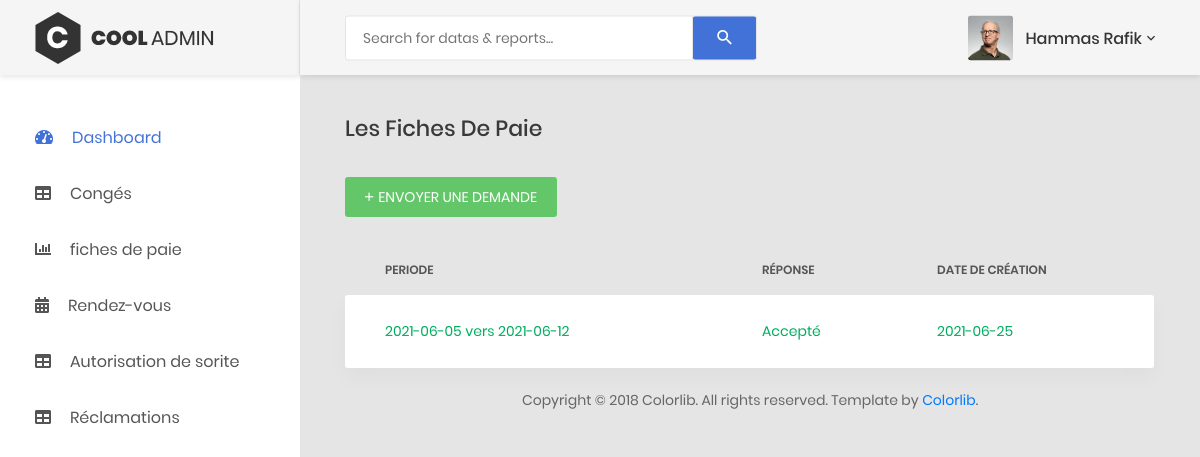
/personnel/fdp.php (signed in), run on an earlier commit of the app's database.
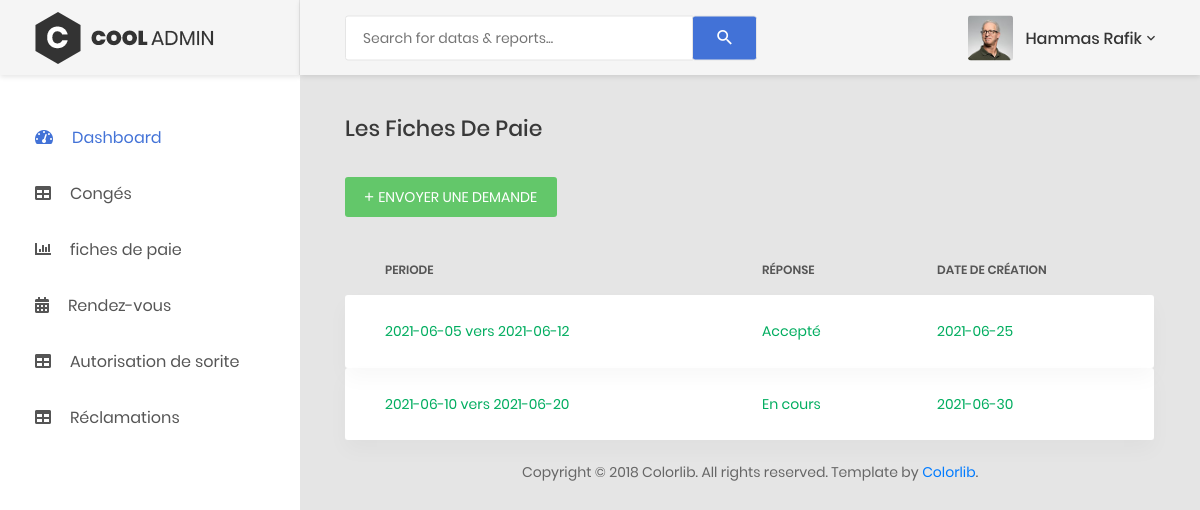
And on a later commit of the database.
### tables this page shows
CREATE TABLE `personnel` (
  `pid` int(100) NOT NULL,
  `matricule` varchar(250) NOT NULL,
  `nom` varchar(250) NOT NULL,
  `prenom` varchar(250) NOT NULL,
  `email` varchar(250) NOT NULL,
  `motdepasse` varchar(250) NOT NULL,
  `datenaissance` varchar(250) NOT NULL,
  `adresse` varchar(250) NOT NULL,
  `dateembauche` varchar(250) NOT NULL,
  `poste` varchar(250) NOT NULL,
  `creation` varchar(250) NOT NULL,
  `statut` int(100) NOT NULL
);

CREATE TABLE `fdp` (
  `fpid` int(100) NOT NULL,
  `pid` int(100) NOT NULL,
  `periode` varchar(250) NOT NULL,
  `reponse` varchar(250) NOT NULL,
  `created` varchar(250) NOT NULL
);

### personnel/inc/config.php (called while the page is built, shortened)
<?php
	  if(isset($_SESSION["personnel"])){
	  $userid = $_SESSION["personnel"];
	}
	else{
		$userid="";
	}
	?>

### personnel/inc/user.php (called while the page is built, shortened)
<?php
	function Getpersonnel($conn,$pid)
	{
		$sqlq = mysqli_query($conn,"SELECT * FROM `personnel` WHERE `pid`=$pid");
        $rowpersonnels =mysqli_fetch_array($sqlq);
		$personnels['matricule'] = $rowpersonnels['matricule'];
		$personnels['nom'] = $rowpersonnels['nom'];
		$personnels['prenom'] = $rowpersonnels['prenom'];
		$personnels['email'] = $rowpersonnels['email'];
        $personnels['motdepasse'] = $rowpersonnels['motdepasse'];
		$personnels['datenaissance'] = $rowpersonnels['datenaissance'];
        $personnels['adresse'] = $rowpersonnels['adresse'];
        $personnels['dateembauche'] = $rowpersonnels['dateembauche'];
        $personnels['poste'] = $rowpersonnels['poste'];
        $personnels['creation'] = $rowpersonnels['creation'];
        $personnels['statut'] = $rowpersonnels['statut'];
		return $personnels;
	}
?>

### personnel/inc/fiche.php (called while the page is built, shortened)
<?php
function GetfdpList($conn,$pid)
{
    $sqlq = mysqli_query($conn,"SELECT fdp.fpid, fdp.pid, fdp.periode, fdp.reponse, fdp.created FROM fdp INNER JOIN personnel on personnel.pid = fdp.pid where fdp.pid=$pid");
    $data =array();
    while($row =mysqli_fetch_assoc($sqlq))
    {
        $data[] = $row;
    }
    return $data;
}
?>

### personnel/fdp.php (the view, shortened to what this page needs)
<?php include('components/header.php') ?>
        <div class="main-content">
          <div class="section__content section__content--p30">
            <div class="container-fluid">
              <div class="row">
                <div class="col-md-12">
                  <h3 class="title-5 m-b-35">Les fiches de paie</h3>
                  <div class="table-data__tool">
                    <div class="table-data__tool-right">
                      <a
                        href="#"
                        data-toggle="modal"
                        data-target="#newdemande"
                        class="au-btn au-btn-icon au-btn--green au-btn--small"
                      >
                        <i class="zmdi zmdi-plus"></i>Envoyer une demande
                      </a>
                    </div>
                  </div>
                  <div class="table-responsive table-responsive-data2">
                    <table class="table table-data2">
                      <thead>
                        <tr>
                          <th>Periode</th>
                          <th>Réponse</th>
                          <th>Date de création</th>
                        </tr>
                      </thead>
                      <tbody>
                      <?php $congedata= GetfdpList($conn,$userid);
                        foreach($congedata as $cog) {
                      ?>
                        <tr class="tr-shadow">
                          <td>
                            <span class="status--process"><?php echo $cog['periode']; ?></span>
                          </td>
                          <td>
                          <?php
                          if($cog['reponse'] ==0){
                            echo'<span class="status--process">Refusé</span>';
                          } elseif($cog['reponse'] ==1){
                            echo'<span class="status--process">En cours</span>';
                           }
                          elseif($cog['reponse'] ==2){
                            echo'<span class="status--process">Accepté</span>';
                          }
                          ?>
                          </td>
                          <td>
                            <span class="status--process"><?php echo $cog['created']; ?></span>
                          </td>
                        </tr>
                        <?php } ?>
                      </tbody>
                    </table>
                  </div>
                </div>
              </div>
              <div class="row">
                <div class="col-md-12">
                  <div class="copyright">
                    <p>
                      Copyright © 2018 Colorlib. All rights reserved. Template
                      by <a href="https://colorlib.com">Colorlib</a>.
                    </p>
                  </div>
                </div>
              </div>
            </div>
          </div>
        </div>
      </div>
    </div>
    <?php include('components/footer.php') ?>

### personnel/components/header.php (shortened to what this page needs)
<?php
  include('inc/user.php');
  include('inc/conge.php');
  include('inc/fiche.php');
  include('inc/config.php');
  $udata = Getpersonnel($conn,$userid);
?>
<!DOCTYPE html>
<html lang="en">
<head>
    <link href="css/font-face.css" rel="stylesheet" media="all">
    <link href="vendor/font-awesome-4.7/css/font-awesome.min.css" rel="stylesheet" media="all">
    <link href="vendor/font-awesome-5/css/fontawesome-all.min.css" rel="stylesheet" media="all">
    <link href="vendor/mdi-font/css/material-design-iconic-font.min.css" rel="stylesheet" media="all">
    <link href="vendor/bootstrap-4.1/bootstrap.min.css" rel="stylesheet" media="all">
    <link href="vendor/animsition/animsition.min.css" rel="stylesheet" media="all">
    <link href="vendor/bootstrap-progressbar/bootstrap-progressbar-3.3.4.min.css" rel="stylesheet" media="all">
    <link href="vendor/wow/animate.css" rel="stylesheet" media="all">
    <link href="vendor/css-hamburgers/hamburgers.min.css" rel="stylesheet" media="all">
    <link href="vendor/slick/slick.css" rel="stylesheet" media="all">
    <link href="vendor/select2/select2.min.css" rel="stylesheet" media="all">
    <link href="vendor/perfect-scrollbar/perfect-scrollbar.css" rel="stylesheet" media="all">
    <link href="css/theme.css" rel="stylesheet" media="all">
</head>
<body class="animsition">
    <div class="page-wrapper">
        <aside class="menu-sidebar d-none d-lg-block">
            <div class="logo">
                <a href="#">
                    <img src="images/icon/logo.png" alt="Cool Admin" />
                </a>
            </div>
            <div class="menu-sidebar__content js-scrollbar1">
                <nav class="navbar-sidebar">
                    <ul class="list-unstyled navbar__list">
                        <li class="active has-sub">
                            <a class="js-arrow" href="dashboard.php">
                                <i class="fas fa-tachometer-alt"></i>Dashboard</a>
                        </li>
                        <li>
                            <a href="conge.php">
                                <i class="fas fa-table"></i>Congés</a>
                        </li>
                        <li>
                            <a href="fdp.php">
                                <i class="fas fa-chart-bar"></i>fiches de paie</a>
                        </li>
                        <li>
                            <a href="rdv.php">
                                <i class="fas fa-calendar-alt"></i>Rendez-vous</a>
                        </li>
                        <li>
                            <a href="ds.php">
                                <i class="fas fa-table"></i>Autorisation de sorite</a>
                        </li>
                        <li>
                            <a href="reclamation.php">
                                <i class="fas fa-table"></i>Réclamations</a>
                        </li>
                    </ul>
                </nav>
            </div>
        </aside>
        <div class="page-container">
            <header class="header-desktop">
                <div class="section__content section__content--p30">
                    <div class="container-fluid">
                        <div class="header-wrap">
                            <form class="form-header" action="" method="POST">
                                <input class="au-input au-input--xl" type="text" name="search" placeholder="Search for datas &amp; reports..." />
                                <button class="au-btn--submit" type="submit">
                                    <i class="zmdi zmdi-search"></i>
                                </button>
                            </form>
                            <div class="header-button">
                                <div class="account-wrap">
                                    <div class="account-item clearfix js-item-menu">
                                        <div class="image">
                                            <img src="images/icon/avatar-01.jpg" alt="John Doe" />
                                        </div>
                                        <div class="content">
                                            <a class="js-acc-btn" href="#"><?php echo $udata['nom']; ?> <?php echo $udata['prenom']; ?></a>
                                        </div>
                                    </div>
                                </div>
                            </div>
                        </div>
                    </div>
                </div>
            </header>

### personnel/components/footer.php (shortened to what this page needs)
</body>
</html>

What changed in the data, as far as the page shows it:
added fdp: periode "2021-06-10 vers 2021-06-20", reponse "En cours", created "2021-06-30"
